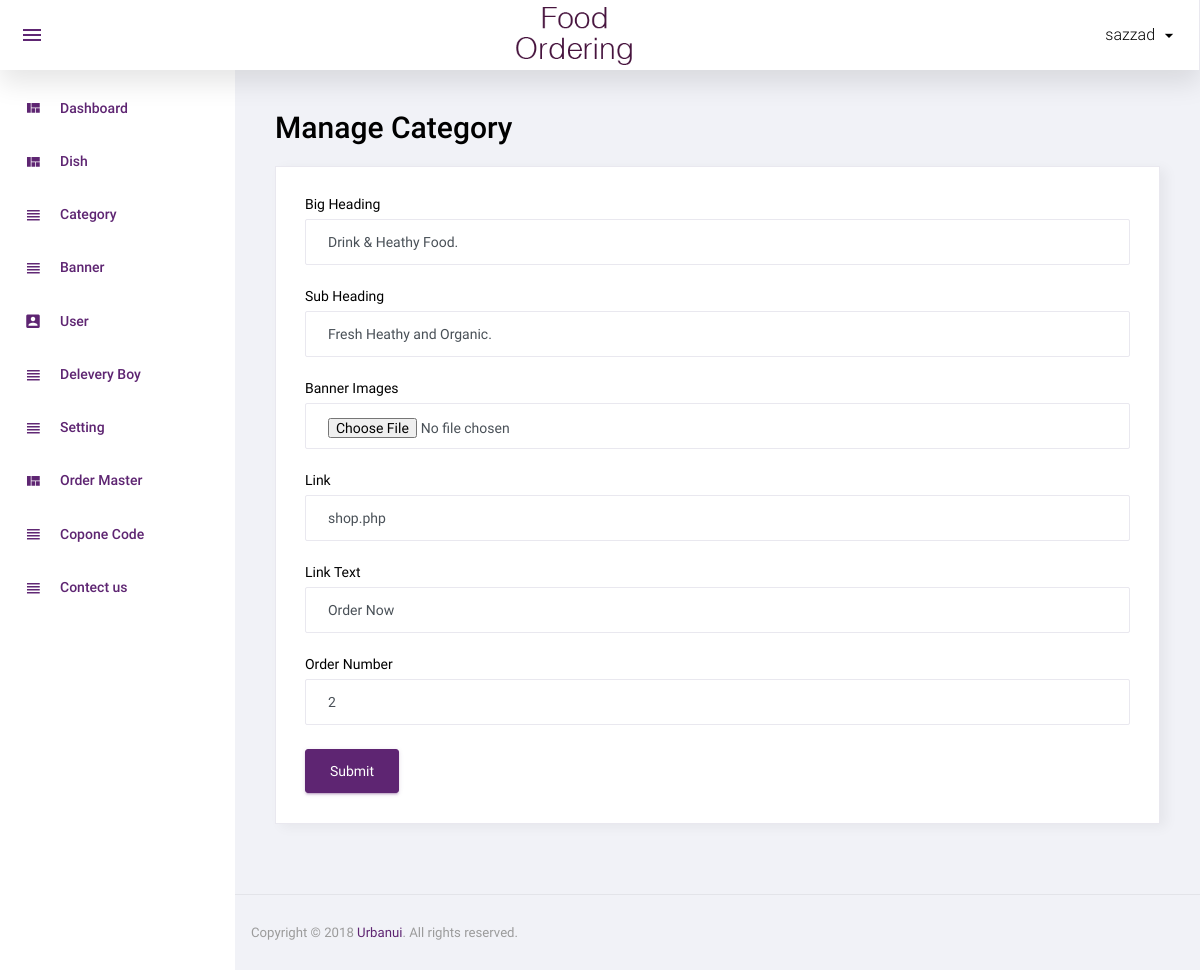
/admin/manage_banner.php?id=4 (signed in), run on the app's committed database.
### tables this page shows
CREATE TABLE `index_banner` (
  `id` int(11) NOT NULL,
  `heading` varchar(255) NOT NULL,
  `sub_heading` text NOT NULL,
  `images` varchar(255) NOT NULL,
  `link` varchar(255) NOT NULL,
  `link_text` varchar(255) NOT NULL,
  `order_number` varchar(200) NOT NULL,
  `stats` varchar(255) NOT NULL,
  `addad_on` date NOT NULL DEFAULT current_timestamp()
);

### admin/function.inc.php (called while the page is built, shortened)
<?php
function get_safe_value($str){
	global $con;
	$str=mysqli_real_escape_string($con,$str);
	return $str;
}
	?>

### admin/manage_banner.php (the view, shortened to what this page needs)
<?php
include('top.php');
$heading='';
$sub_heading='';
$link='';
$link_text='';
$order_number='';
if(isset($_GET['id']) && $_GET['id']>0){
	$id=get_safe_value($_GET['id']);
	$row=mysqli_fetch_assoc(mysqli_query($con,"SELECT `id`, `heading`, `sub_heading`, `images`, `link`, `link_text`, `order_number`, `stats`, `addad_on` FROM `index_banner` WHERE id='$id'"));
	$heading=$row['heading'];
  $sub_heading=$row['sub_heading'];
  $link=$row['link'];
  $link_text=$row['link_text'];
	$order_number=$row['order_number'];
}
?>
<div class="row">
			<h1 class="grid_title ml10 ml15">Manage Category</h1>
            <div class="col-12 grid-margin stretch-card">
              <div class="card">
                <div class="card-body">
                  <form class="forms-sample" method="post" enctype="multipart/form-data">
                    <div class="form-group">
                      <label for="exampleInputName1">Big Heading</label>
                      <input type="text" class="form-control" placeholder="Heading" name="heading" required value="<?php echo $heading?>">
                    </div>
                    <div class="form-group">
                     <label for="exampleInputEmail3" required>Sub Heading</label>
                      <input type="textbox" class="form-control" placeholder="Sub heading" name="sub_heading"  value="<?php echo $sub_heading?>">
                    </div>
                    <div class="form-group">
                     <label for="exampleInputEmail3" required>Banner Images</label>
                      <input type="file" class="form-control"  name="banner_images"  >
                    </div>
                    <div class="form-group">
                      <label for="exampleInputName1">Link</label>
                      <input type="text" class="form-control" placeholder="link" name="link" required value="<?php echo $link?>">
                    </div>
                    <div class="form-group">
                      <label for="exampleInputName1">Link Text</label>
                      <input type="text" placeholder="link text" class="form-control"  name="link_text"  value="<?php echo $link_text?>">
                    </div>
                    <div class="form-group">
                      <label for="exampleInputName1">Order Number</label>
                      <input type="text" placeholder="order number" class="form-control"  name="order_number"  value="<?php echo $order_number?>">
                    </div>
                    <button type="submit" class="btn btn-primary mr-2" name="submit">Submit</button>
                  </form>
                </div>
              </div>
            </div>
		      </div>
<?php include('footer.php');?>

### data on the page
index_banner: heading "Drink & Heathy Food.", sub_heading "Fresh Heathy and Organic.", link "shop.php", link_text "Order Now", order_number "2"

### other printed values
$_SESSION['Admin_name'] "sazzad"
